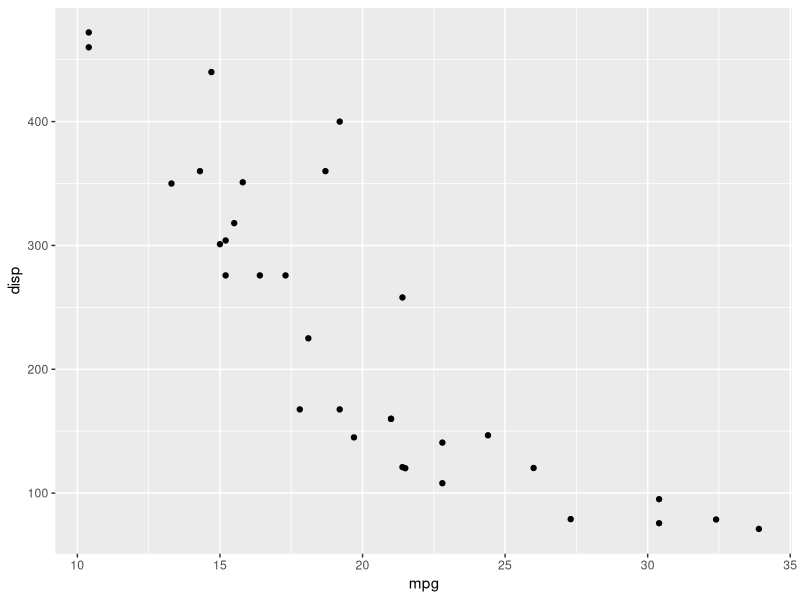
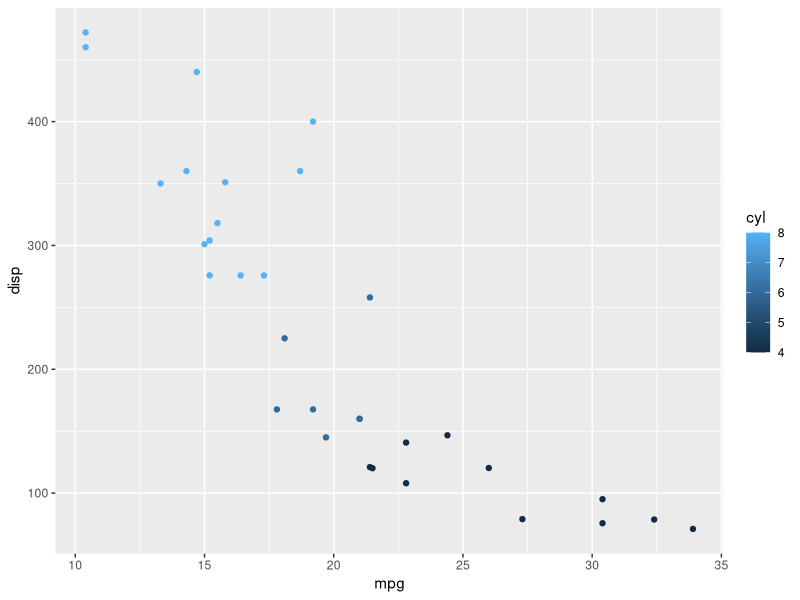
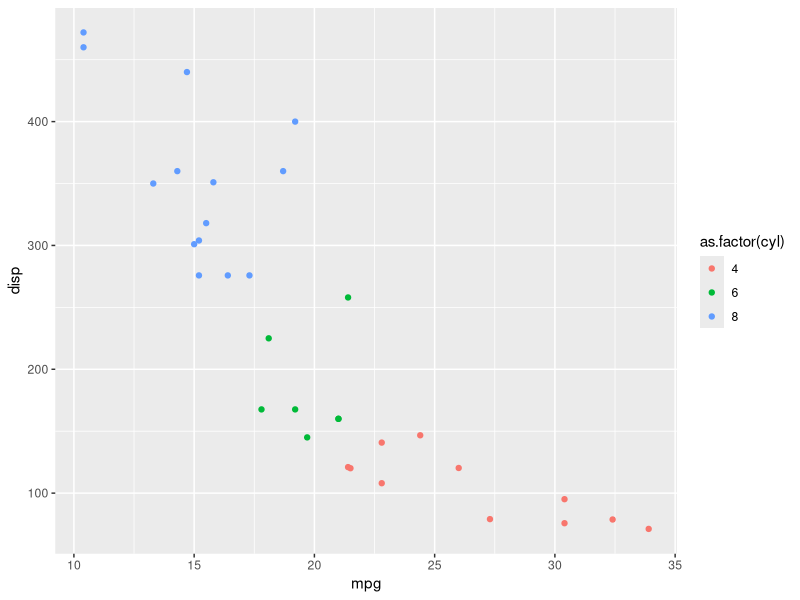
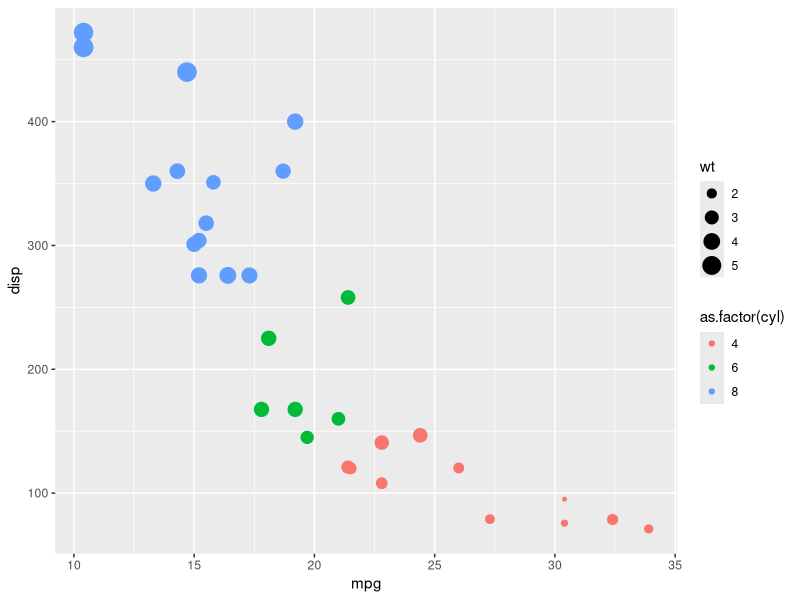
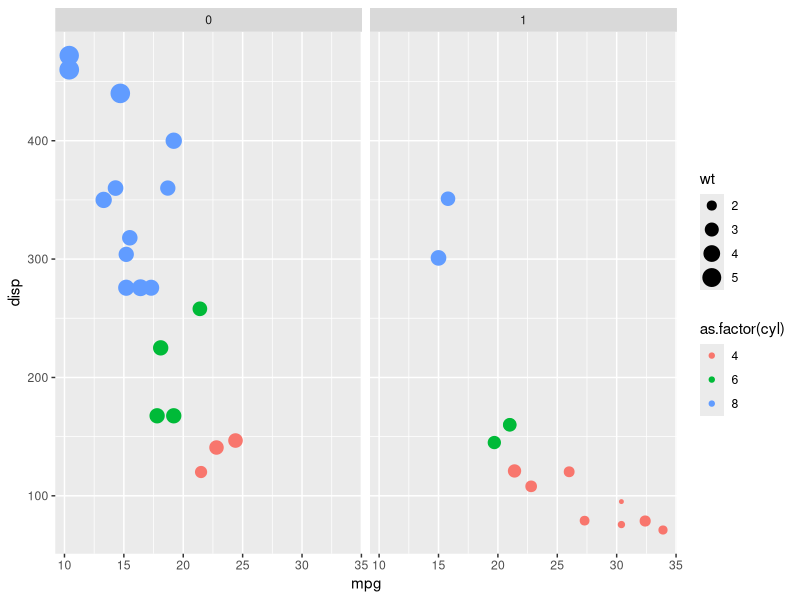
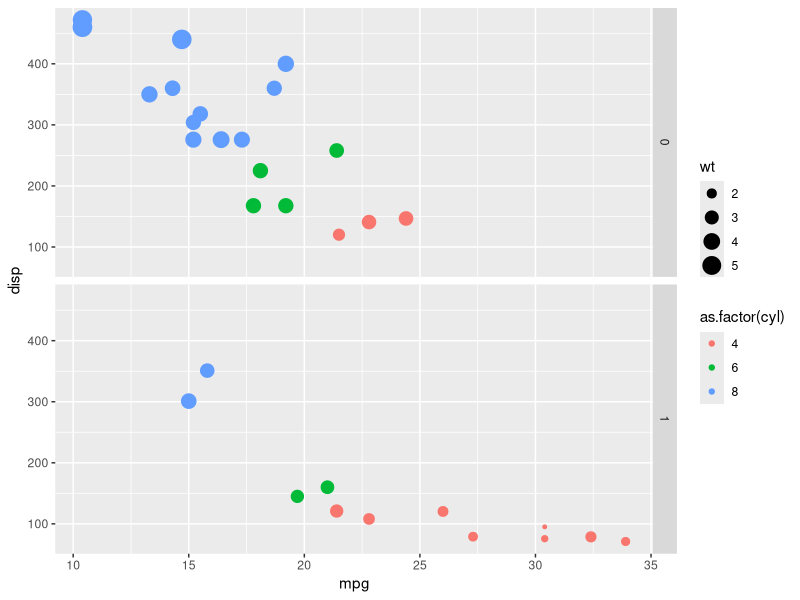

Recreate these plots in R, in order.
## ---- chunk 1
library(ggplot2)
## ---- chunk 2
head(mtcars) # banco de dados
ggplot(mtcars, aes(x = mpg, y = disp)) + geom_point()
## ---- chunk 3
ggplot(mtcars, aes(x = mpg, y = disp, colour = cyl)) + geom_point()
## ---- chunk 4
ggplot(mtcars, aes(x = mpg, y = disp, colour = as.factor(cyl))) + geom_point()
## ---- chunk 5
ggplot(mtcars, aes(x = mpg, y = disp, colour = as.factor(cyl), size = wt)) + geom_point()
## ---- chunk 6
ggplot(mtcars, aes(x = mpg, y = disp, colour = as.factor(cyl), size = wt)) + geom_point() + facet_grid(.~am)
## ---- chunk 7
ggplot(mtcars, aes(x = mpg, y = disp, colour = as.factor(cyl), size = wt)) + geom_point() + facet_grid(am~.)
